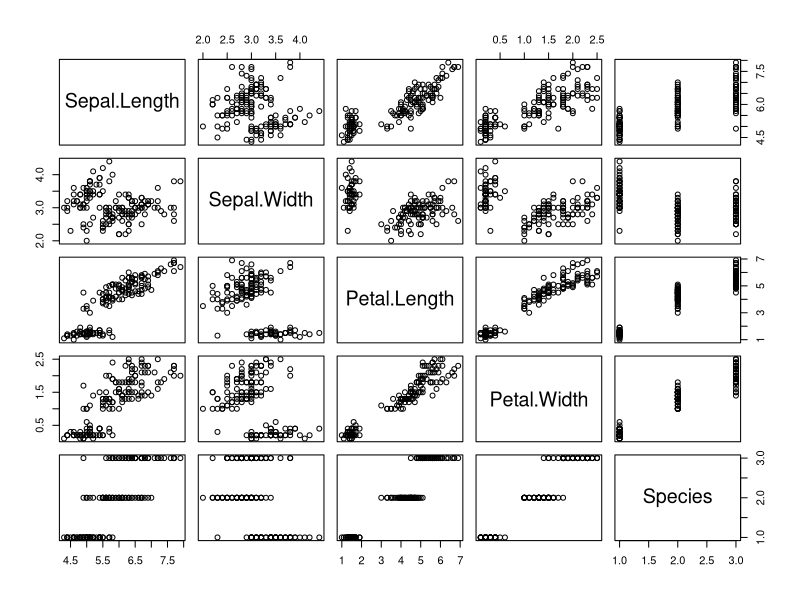
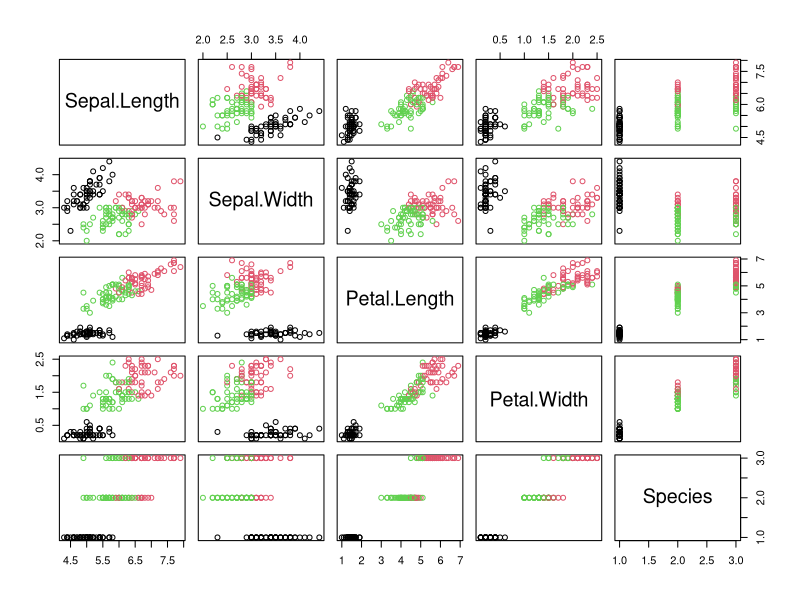
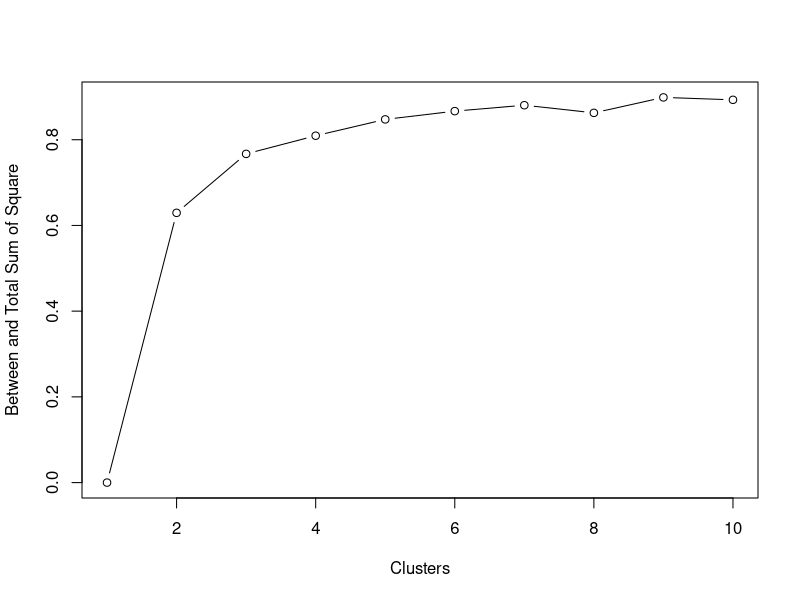
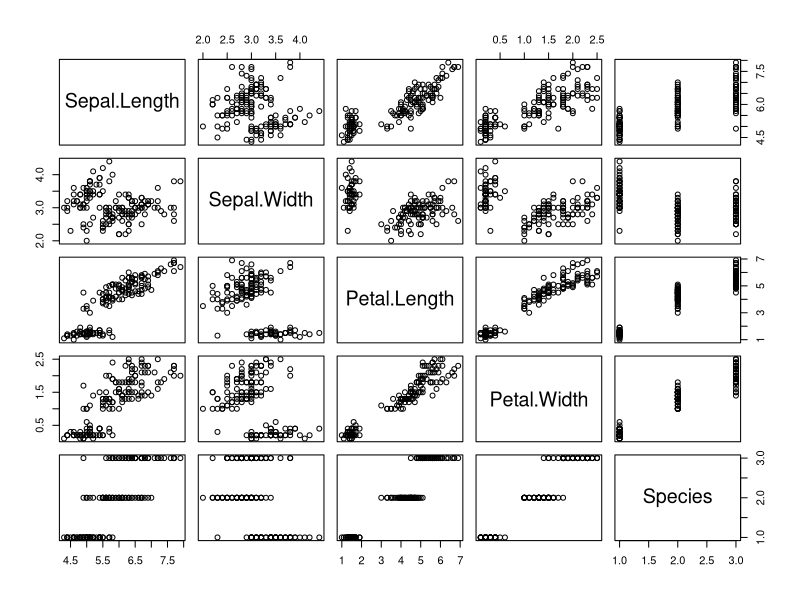
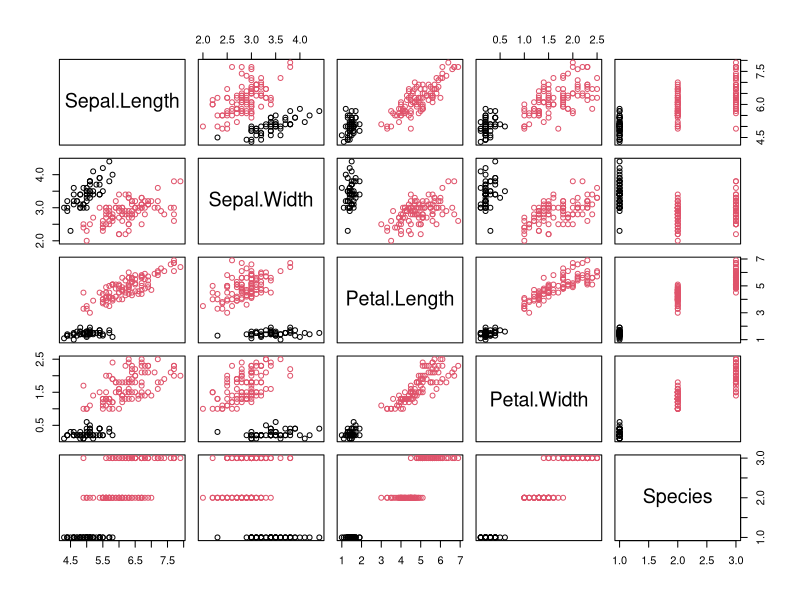
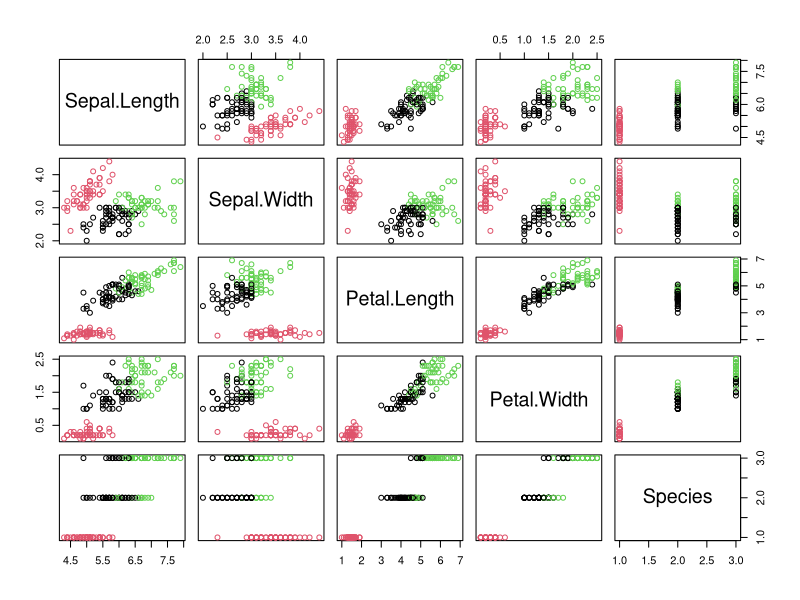
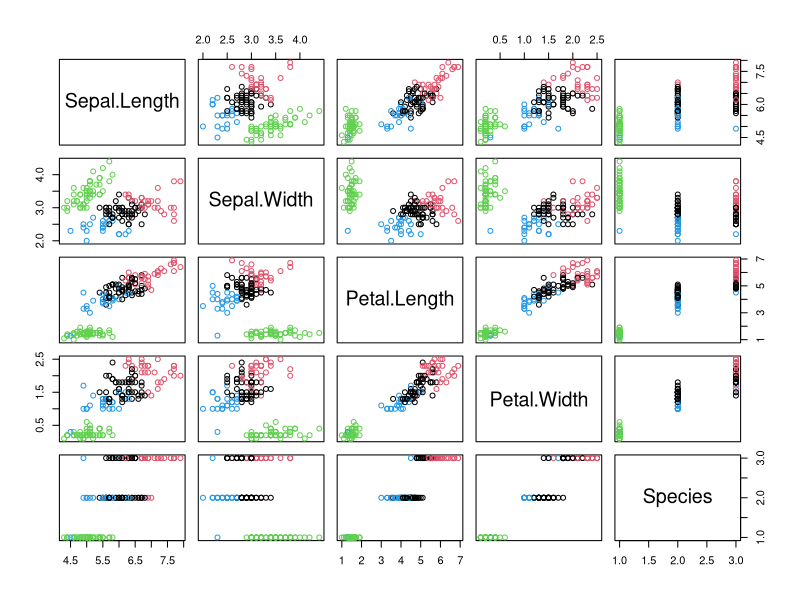
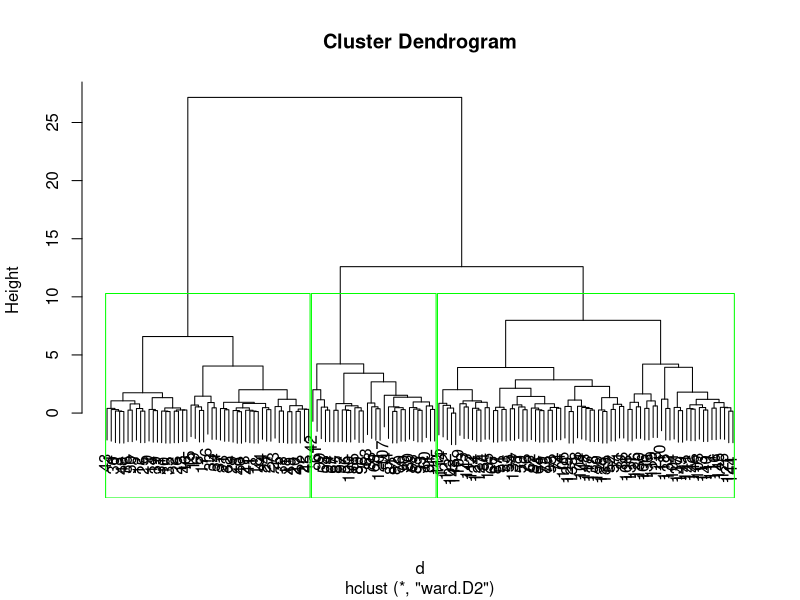

Here is the R script that generated these plots, in order:
#Loading the iris Dataset
data("iris")

#plotting the iris dataset
plot(iris)

#scale the data
irisscaled <- scale(iris[,-5])

summary(irisscaled)

#K means clustering
kss <- kmeans(irisscaled,3)

#get the cluster details WSS should have higher %
kss

#to display the internal structure of the kss
str(kss)

plot(iris, col = kss$cluster)


#choosing K cluster models based on the no of cluster - fixed point and compares the distance
k <- list()
for(i in 1:10){
  k[[i]] <- kmeans(irisscaled, i)
}

k

#to get the between and total SS percentage to the list and then plot it in the graph
between_totalSS <- list()
for(i in 1:10){
  between_totalSS[[i]] <- k[[i]]$betweenss/k[[i]]$totss
}

between_totalSS

#plot the graphs for hte KSS to get the Elbow graph
plot(1:10, between_totalSS, type = "b", ylab = "Between and Total Sum of Square", xlab = "Clusters")


#plot the cluster based on k-4
for (i in 1:4) {
  plot(iris, col = k[[i]]$cluster)
}

#HIERARCHAL CLUSTERING 
#caluclating the distance of the scaled clusters
d <- dist(irisscaled)

#selecting the fit cluster model
fitH <- hclust(d,"ward.D2")
?hclust

#plotting the cluster in the graph and selecting the broders when k=3
plot(fitH)
rect.hclust(fitH,k=3,border = "green")

#gettiong the vector
cluster <- cutree(fitH,3)
cluster

plot(iris, col=cluster)